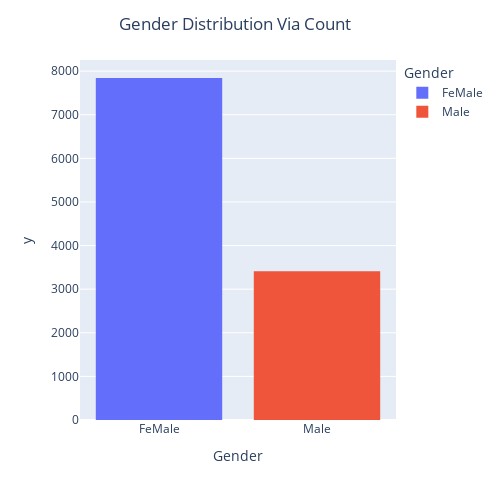

Notebook cell for this chart:
### Code cell
# from above and below visulization we can see that the females are more than male
fig=px.bar(v,x=v.index,y=v.values,color=v.index )
fig.update_traces(dict(marker_line_width=0))
fig.update_layout(title="Gender Distribution Via Count"
                  ,title_x=0.47,height=500,width=500)
fig.show() #

### Figure 1 — Plotly figure (JSON) as saved in the notebook; plotly's stock layout.template omitted (floating-point values rounded to 4 significant figures)
{"data": [{"alignmentgroup": "True", "hovertemplate": "Gender=%{x}<br>y=%{y}<extra></extra>", "legendgroup": "FeMale", "marker": {"color": "#636efa", "line": {"width": 0}, "pattern": {"shape": ""}}, "name": "FeMale", "offsetgroup": "FeMale", "orientation": "v", "showlegend": true, "textposition": "auto", "type": "bar", "x": ["FeMale"], "xaxis": "x", "y": [7842], "yaxis": "y"}, {"alignmentgroup": "True", "hovertemplate": "Gender=%{x}<br>y=%{y}<extra></extra>", "legendgroup": "Male", "marker": {"color": "#EF553B", "line": {"width": 0}, "pattern": {"shape": ""}}, "name": "Male", "offsetgroup": "Male", "orientation": "v", "showlegend": true, "textposition": "auto", "type": "bar", "x": ["Male"], "xaxis": "x", "y": [3409], "yaxis": "y"}], "layout": {"barmode": "relative", "height": 500, "legend": {"title": {"text": "Gender"}, "tracegroupgap": 0}, "margin": {"t": 60}, "title": {"text": "Gender Distribution Via Count", "x": 0.47}, "width": 500, "xaxis": {"anchor": "y", "autorange": true, "categoryarray": ["FeMale", "Male"], "categoryorder": "array", "domain": [0, 1], "range": [-0.5, 1.5], "title": {"text": "Gender"}, "type": "category"}, "yaxis": {"anchor": "x", "autorange": true, "domain": [0, 1], "range": [0, 8255.0], "title": {"text": "y"}, "type": "linear"}}}
